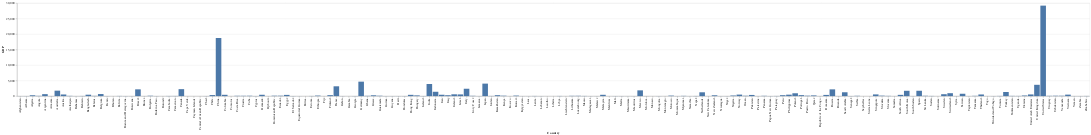

The notebook cell saved with this chart:
### Markdown cell above
# Test

### Code cell
gdp_bar_chart = alt.Chart(df).mark_bar().encode(
    x='Country',
    y='GDP'
)
gdp_bar_chart.show()

### Figure 1 — Vega-Lite specification as saved in the notebook (floating-point values rounded to 4 significant figures; data arrays with more than 128 entries replaced by an {"elided": "..."} marker saying what was removed)
{"config": {"view": {"continuousWidth": 300, "continuousHeight": 300}}, "data": {"name": "data-52d602be1cabfdf2d2d5a78c8aa34432"}, "mark": {"type": "bar"}, "encoding": {"x": {"field": "Country", "type": "nominal"}, "y": {"field": "GDP", "type": "quantitative"}}, "$schema": "https://vega.github.io/schema/vega-lite/v5.20.1.json", "datasets": {"data-52d602be1cabfdf2d2d5a78c8aa34432": {"elided": "173 records"}}}
